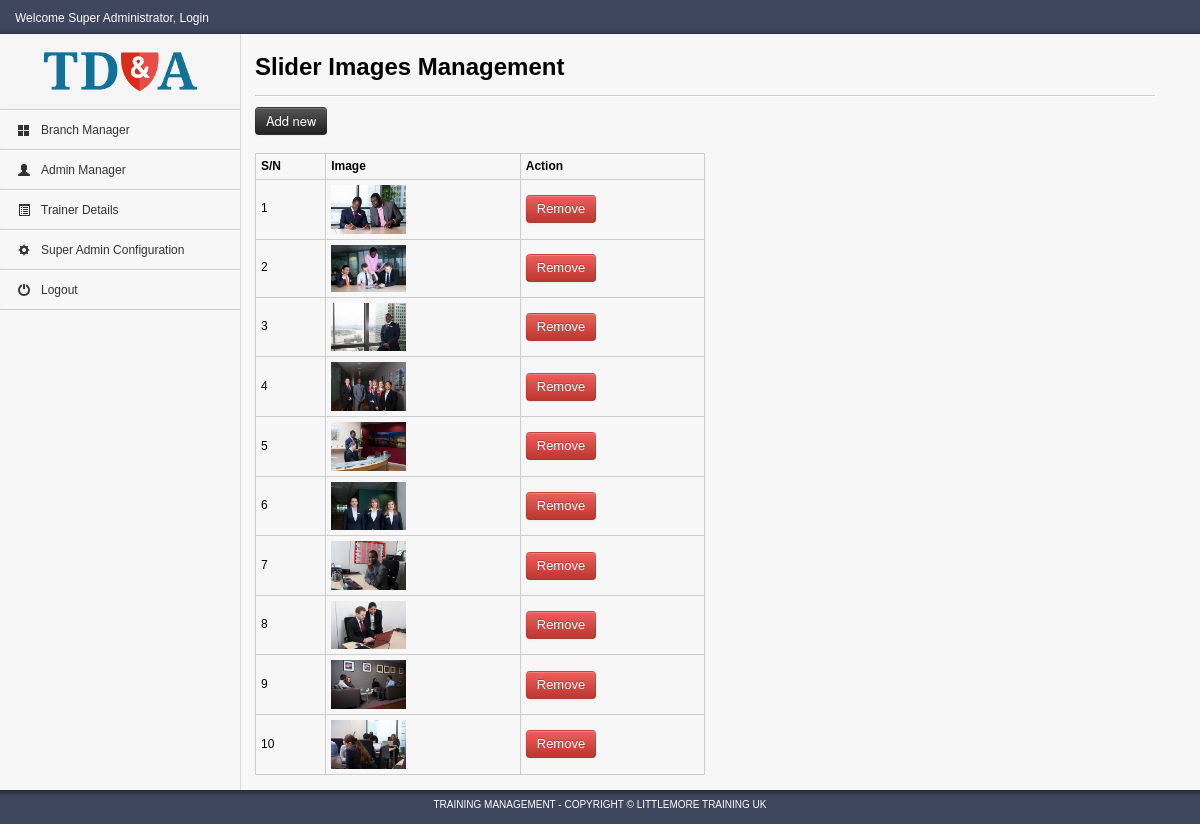
The app's page /index.php/superadmin/slider_control with its own data.
### tables this page shows
CREATE TABLE IF NOT EXISTS `tbl_configuration` (
  `cofiguration_id` int(10) unsigned NOT NULL AUTO_INCREMENT,
  `site_name` varchar(250) NOT NULL DEFAULT '',
  `site_email` varchar(250) NOT NULL DEFAULT '',
  `site_logo` varchar(250) NOT NULL DEFAULT '',
  `site_contact` varchar(255) NOT NULL DEFAULT '',
  PRIMARY KEY (`cofiguration_id`),
  KEY `id` (`cofiguration_id`)
);

CREATE TABLE IF NOT EXISTS `tbl_slider_images` (
  `image_id` int(11) NOT NULL AUTO_INCREMENT,
  `image_name` varchar(220) NOT NULL,
  `status` int(11) NOT NULL,
  PRIMARY KEY (`image_id`)
);

CREATE TABLE IF NOT EXISTS `tbl_page_footer` (
  `id` int(11) NOT NULL AUTO_INCREMENT,
  `footer_title` varchar(210) NOT NULL,
  `footer_copyright` varchar(210) NOT NULL,
  `footer_link` varchar(210) NOT NULL,
  PRIMARY KEY (`id`)
);

### application/controllers/superadmin.php (called while the page is built, shortened)
<?php
class SuperAdmin extends CI_Controller {
    function __construct() {
        $this->load->model('superadmin/superlogin_model');
        $this->load->model('superadmin/super_site_conf_model');
    }
    function slider_control() {
        $data['allImages'] = $this->super_site_conf_model->getSliderImages();
        $data['page'] = 'superadmin/pages/slider_conf/view_slider_images';
        $this->load->view('superadmin/superadmin_dash', $data);
    }
}
?>

### index.php (called while the page is built, shortened)
<?php
require_once BASEPATH.'core/CodeIgniter.php';

### application/models/admin/site_conf_model.php (called while the page is built, shortened)
<?php
class Site_conf_model extends CI_Model
{
	function getConfiguration()
	{
		$q="select * from tbl_configuration";
		$res=mysql_query($q);
		if(mysql_num_rows($res)>0)
		{
			return $res;
		}
		else return NULL;
	}
}
?>

### application/models/superadmin/super_site_conf_model.php (called while the page is built, shortened)
<?php
class Super_site_conf_model extends CI_Model {
    function getSliderImages() {
        return $this->db->get('tbl_slider_images')->result();
    }
    function getPageFooter() {
        return $this->db->get_where('tbl_page_footer', array('id' => 1))->row();
    }
}
?>

### application/views/superadmin/pages/slider_conf/view_slider_images.php (the view, shortened to what this page needs)
<div class="h_left"><h2>Slider Images Management </h2></div>
<div class="seperator"></div>
<div class="add_new"><form action="<?php echo base_url(); ?>superadmin/add_slider_images" method="post"><input type="submit" value="Add new" name="add" class="btn btn-inverse"></form></div>
<?php
if ($allImages) {
    ?>
    <table width="50%">
        <tr>
            <th>S/N</th>
            <th>Image</th>
            <th>Action</th>
        </tr>
        <?php
        if ($allImages) {
            $i = 0;
            foreach ($allImages as $image):
                $i++;
                ?>
                <tr><td><?php echo $i;?></td>
                    <td class='c_right'>
                        <img src="<?php echo base_url();?>slider/<?php echo $image->image_name?>" height="75" width="75"/></td>
                    <td class='action'>
                        <a href="<?php echo base_url();?>superAdmin/removeImage/<?php echo $image->image_id;?>" onclick='return show_confirm()' class='btn btn-danger'>Remove</a>
                    </td>
                </tr>
            <?php
            endforeach;
        }
        ?>
    </table>
<?php } else { ?>
    <h3>No Slider Images</h3>
<?php } ?>

### application/views/superadmin/includes/sidebar.php (shortened to what this page needs)
<div class="options floatLeft">
<?php
$configuration=$this->site_conf_model->getConfiguration();
if($configuration)
{
		$conf=mysql_fetch_assoc($configuration);
?>
<div class="logo"><a href="<?php echo base_url();?>admin_dashboard"><img src="<?php echo base_url();?>images/admin/<?php echo $conf['site_logo'];?>" alt="" /></a></div>
<?php }
else
{
?>
	<div class="logo"><a href="<?php echo base_url();?>admin_dashboard"><img src="<?php echo base_url();?>images/logo.png" alt="" /></a></div>
    <?php } ?>
  <ul>
    <li class=""><a href="<?php echo base_url();?>branch/list_branches" <?php if($this->uri->segment(2) == 'list_branches'){echo 'class="active"';}?>><i class="icon-th-large"></i>Branch Manager</a></li>
    <li class=""><a href="<?php echo base_url();?>admin/list_admins" <?php if($this->uri->segment(2) == 'list_type'){echo 'class="active"';}?>><i class="icon-user"></i>Admin Manager</a></li>
    <li class=""><a href="<?php echo base_url();?>branch/list_trainer_details" <?php if($this->uri->segment(2) == 'list_trainer'){echo 'class="active"';}?>><i class="icon-list-alt"></i>Trainer Details</a></li>
    <li class=""><a href="<?php echo base_url();?>superadmin/site_configuration" <?php if($this->uri->segment(1) == 'site_configuration'){echo 'class="active"';}?>><i class="icon-cog"></i>Super Admin Configuration</a></li>
    <li class=""><a href="<?php echo base_url();?>superadmin/logout"><i class="icon-off"></i>Logout</a></li>
  </ul>
</div>

### application/views/superadmin/includes/footer.php
</div>
<div class="footer">
<?php $footer=$this->super_site_conf_model->getPageFooter();?>
<?php echo $footer->footer_title?> - Copyright ©
<a href="http://<?php echo $footer->footer_link;?>"><?php echo $footer->footer_copyright;?></a>
</div>
</body>
</html>

### css/dashboard.css (style rules this page uses)
html,body,div,span,applet,object,iframe,h1,h2,h3,h4,h5,h6,p,blockquote,pre,a,abbr,acronym,address,big,cite,code,del,dfn,em,font,img,ins,kbd,q,s,samp,small,strike,strong,sub,sup,tt,var,b,u,i,center,dl,dt,dd,ol,ul,li,fieldset,form,label,legend,table,caption,tbody,tfoot,thead,tr,th,td { margin:0;padding:0;border:0;outline:0;font-size:100%;vertical-align:baseline;background:transparent }
body { line-height:1 }
ol,ul { list-style:none }
table { border-collapse:collapse;border-spacing:0 }
body,html { height:100%; }
body { background:url(../images/admin/navside.png) #f7f7f7 20% top repeat-y; font-size:12px; font-family:Arial, Helvetica, sans-serif; color:#000; }
.floatLeft { float:left; }
img { max-width:100%; width: expression(this.width > 200 ? 200: true); }
.seperator { height:1px;display:block;background:#ccc;border-bottom:1px solid #fff; margin:10px 0; }
.logo { text-align:center; padding-top:50px; }
.footer { background:url(../images/admin/footerbackground.png) repeat-x; height:14px; display:block;color:#fff; padding:10px 15px; text-transform:uppercase; font-size:10px; margin-top:-34px; text-align:center; }
.footer a { color:#fff !important; }
.options { background:#f5f5f5; width:20%; height:100%; display:block; }
.options ul li { list-style:none;border-top:1px solid #fff;border-bottom:1px solid #ccc; }
.options ul li a { color:#333333;padding:10px 15px;margin-left:2px; display:block; -webkit-transition-property: background; -webkit-transition-duration: 500ms; -moz-transition-property: background; -moz-transition-duration: 500ms; background:#f7f7f7; }
.options .logo { padding:15px;border-bottom:1px solid #ccc; }
.option_content tr td,.option_content tr th { padding:5px; border:1px solid #ccc }
.option_content tr th { text-align:left; }

### records on screen
tbl_configuration: site_logo (picture)
tbl_slider_images: image_name (picture)
tbl_slider_images: image_name (picture)
tbl_slider_images: image_name (picture)
tbl_slider_images: image_name (picture)
tbl_slider_images: image_name (picture)
tbl_slider_images: image_name (picture)
tbl_slider_images: image_name (picture)
tbl_slider_images: image_name (picture)
tbl_slider_images: image_name (picture)
tbl_slider_images: image_name (picture)
tbl_page_footer: footer_title "TRAINING MANAGEMENT", footer_copyright "LITTLEMORE TRAINING UK"
